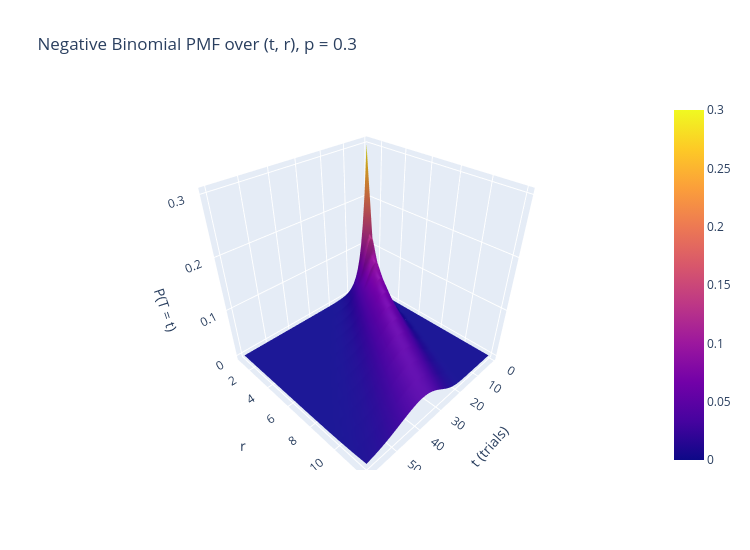

Notebook source saved alongside this figure:
### Markdown cell above
### 8.3 Interactive Plotly version (Negative Binomial)
Same surface as 8.2, rotate and hover.

### Code cell
fig = go.Figure(go.Surface(x=t_values, y=r_values, z=Z, colorscale="Plasma"))
fig.update_layout(title="Negative Binomial PMF over (t, r), p = 0.3", width=750, height=550,
                  scene=dict(xaxis_title="t (trials)", yaxis_title="r", zaxis_title="P(T = t)"))
fig.show()

### Figure 1 — Plotly figure (JSON) as saved in the notebook; plotly's stock layout.template omitted (floating-point values rounded to 4 significant figures; data arrays with more than 128 entries replaced by an {"elided": "..."} marker saying what was removed)
{"data": [{"colorscale": [[0.0, "#0d0887"], [0.1111, "#46039f"], [0.2222, "#7201a8"], [0.3333, "#9c179e"], [0.4444, "#bd3786"], [0.5556, "#d8576b"], [0.6667, "#ed7953"], [0.7778, "#fb9f3a"], [0.8889, "#fdca26"], [1.0, "#f0f921"]], "type": "surface", "x": [1, 2, 3, 4, 5, 6, 7, 8, 9, 10, 11, 12, 13, 14, 15, 16, 17, 18, 19, 20, 21, 22, 23, 24, 25, 26, 27, 28, 29, 30, 31, 32, 33, 34, 35, 36, 37, 38, 39, 40, 41, 42, 43, 44, 45, 46, 47, 48, 49, 50, 51, 52, 53, 54, 55, 56, 57, 58, 59, 60], "y": [1, 2, 3, 4, 5, 6, 7, 8, 9, 10, 11, 12], "z": {"elided": "12x60 float values"}}], "layout": {"height": 550, "scene": {"xaxis": {"title": {"text": "t (trials)"}}, "yaxis": {"title": {"text": "r"}}, "zaxis": {"title": {"text": "P(T = t)"}}}, "title": {"text": "Negative Binomial PMF over (t, r), p = 0.3"}, "width": 750}}
